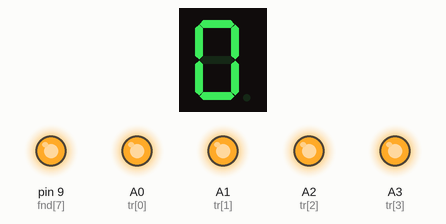
Simulated run of this sketch. Board: Arduino Uno, built with avr-gcc and run on an emulated ATmega328P. Parts: 1-digit seven-segment display, output pins drawn as LEDs (lit = HIGH). Wiring (inferred from the names in the program): 1-digit 7-segment display, segments lit when HIGH: segments pin 2, pin 3, pin 4, pin 5, pin 6, pin 7, pin 8. The segment pins are drawn as the display they are named for; pins used as bus, display or sensor lines are not drawn.

Above: at 0.1 s.
At 0.6 s:
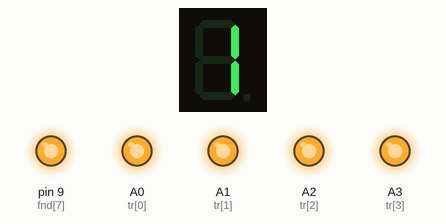
At 1.1 s:
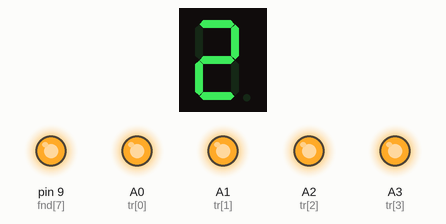
At 2.1 s:
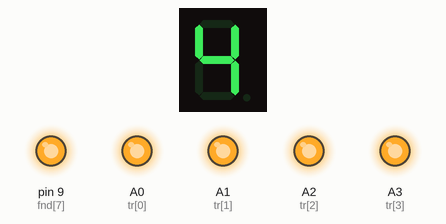
At 3.1 s:
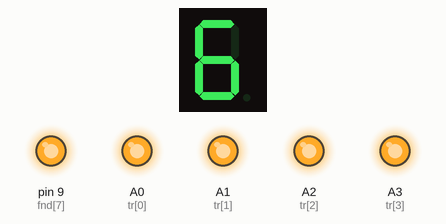
At 4.6 s:
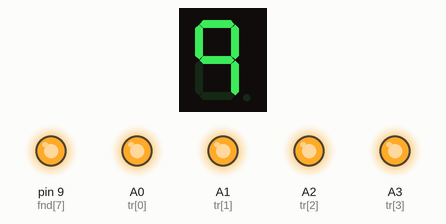
Timing chart, 0 to 6.1 s (numbered marks = the images above):
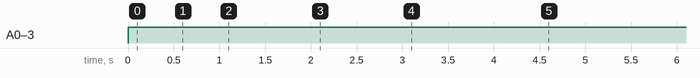

Measured:
- by itself, A0 (tr[0]), A1 (tr[1]), A2 (tr[2]), A3 (tr[3]): LOW → HIGH at 0.00 s
- by itself, everything shown: repeats every 5.0 s, in 10 steps
- what the display in image 1 shows lasts 0.5 s, from 0.5 s to 1.0 s

The sketch:

20190415_1.ino
```cpp
int tr[4] = {A0,A1,A2,A3};  //실렉트 신호, 트랜지스터 핀
int fnd[8] = {2, 3, 4, 5, 6, 7, 8, 9};

byte fnd_val[10][7] = {
  {1,1,1,1,1,1,0},
  {0,1,1,0,0,0,0},
  {1,1,0,1,1,0,1},
  {1,1,1,1,0,0,1},
  {0,1,1,0,0,1,1},
  {1,0,1,1,0,1,1},
  {1,0,1,1,1,1,1},
  {1,1,1,0,0,0,0},
  {1,1,1,1,1,1,1},
  {1,1,1,0,0,1,1}
};

int num =1;
int po = 0;

void setup() {
  //트랜지스터 실렉트 핀 출력 설정
  for(int i = 0;i<4;i++){
    pinMode(tr[i], OUTPUT);
  }

  // 7-세그먼트 핀 출력 설정
  for(int j=0;j<8;j++){
    pinMode(fnd[j], OUTPUT);
  }

  digitalWrite(9, HIGH);
}

void loop() {
  digitalWrite(tr[0], HIGH);
  digitalWrite(tr[1], HIGH);
  digitalWrite(tr[2], HIGH);
  digitalWrite(tr[3], HIGH);

  for(int pinOut=0;pinOut<7;pinOut++){
    digitalWrite(fnd[pinOut], fnd_val[po][pinOut]); // 7 segment OUTPUT    0^1
  }
  po++;

  if(po == 10){
    po = 0;
  }
  delay(500);
}
```
